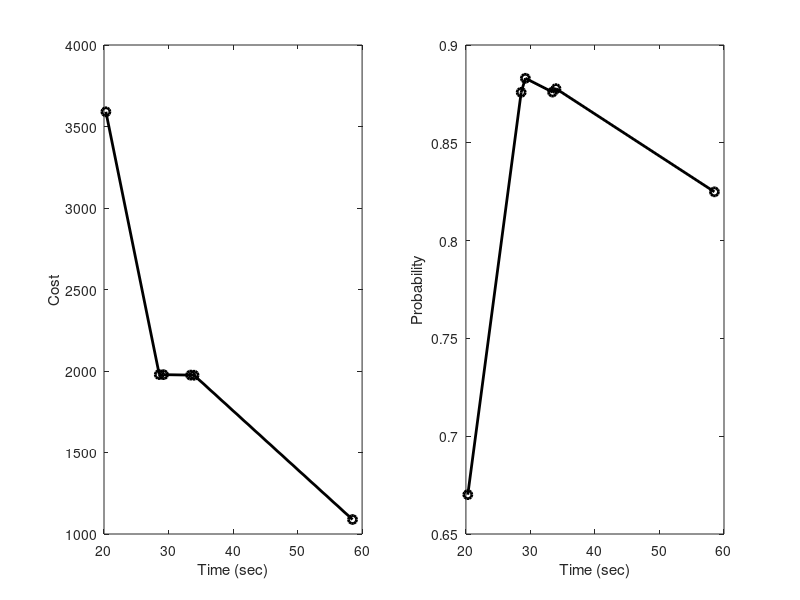

This figure's MATLAB source:
Q = dlmread('cost.txt');

T = Q(2:end,1); % Time
C = Q(2:end,2); % Cost
P = Q(2:end,3); % Probability

figure(1)
subplot(121)
plot(T, C ,'o-k', 'linewidth',2);
xlabel('Time (sec)');
ylabel('Cost');


subplot(122)
plot(T,P, 'o-k', 'linewidth',2);
xlabel('Time (sec)');
ylabel('Probability');

